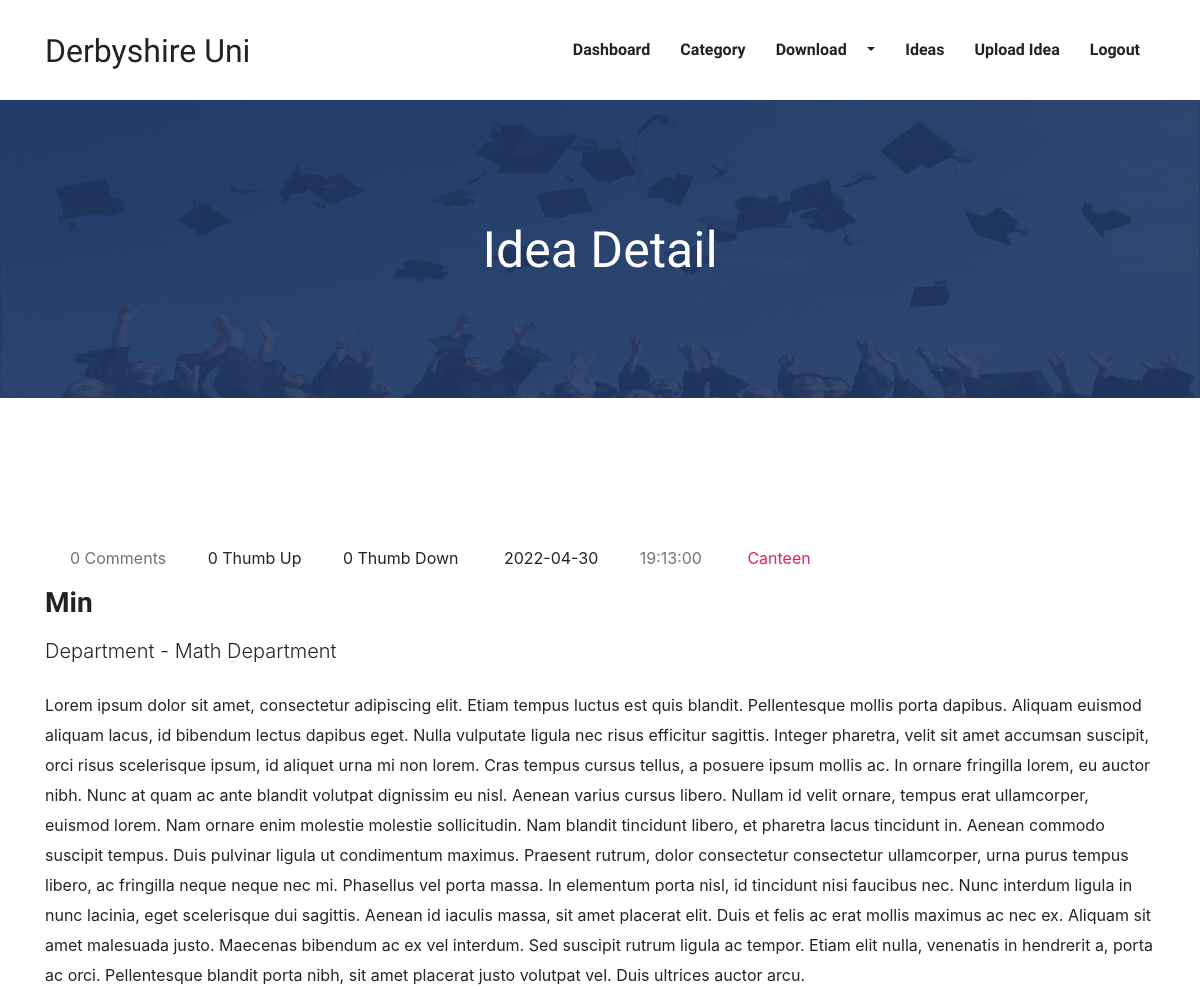
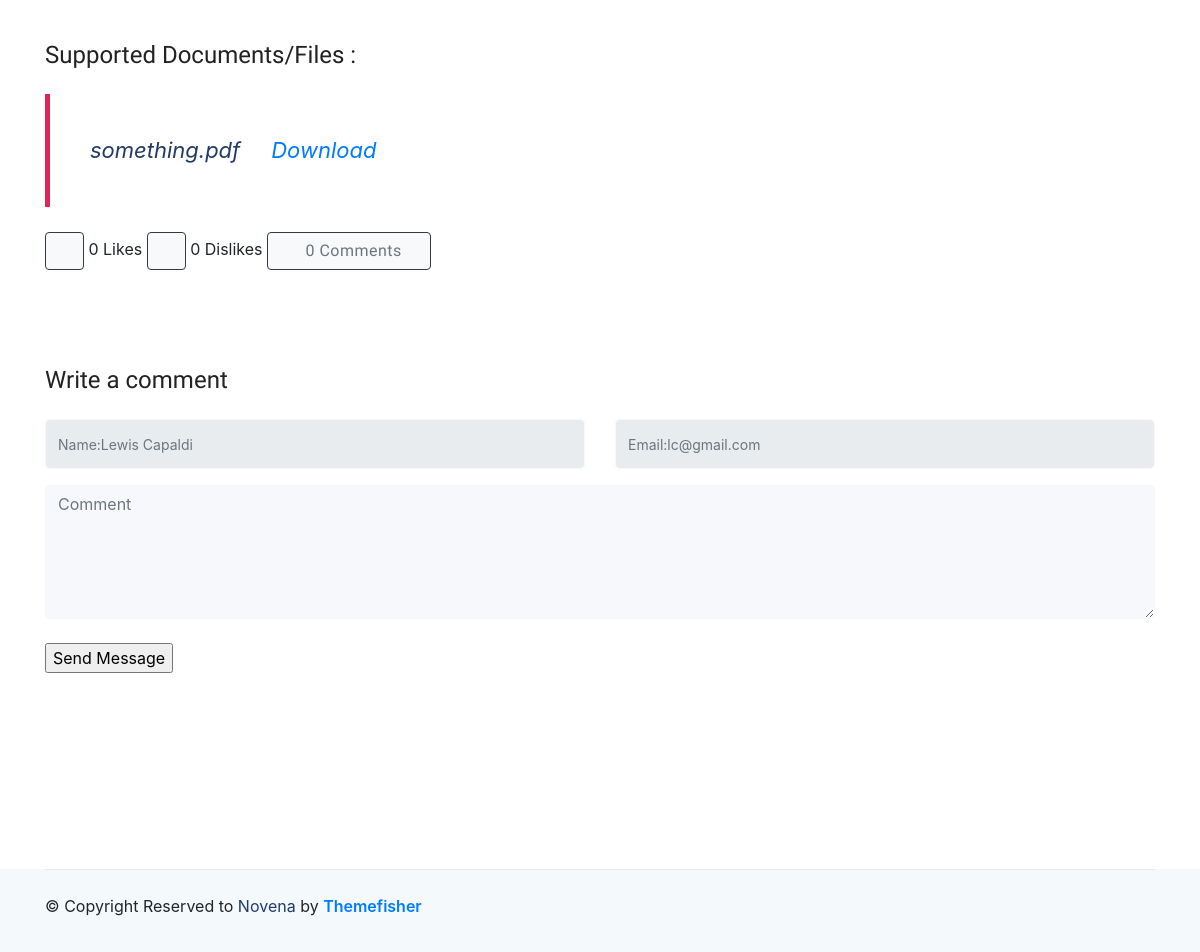
The page /like_unlike.php?ideaIdToDetail=33 (signed in) on the database its author committed (2 pictures, top to bottom).
### tables this page shows
CREATE TABLE `idea` (
  `ideaId` int NOT NULL,
  `qamId` int DEFAULT NULL,
  `qacId` int DEFAULT NULL,
  `staffId` int DEFAULT NULL,
  `adminId` int DEFAULT NULL,
  `categoryId` int DEFAULT NULL,
  `idea` text,
  `document` text,
  `anonymousStatus` tinyint(1) DEFAULT NULL,
  `uploadDate` date DEFAULT NULL,
  `uploadTime` time DEFAULT NULL,
  `thumbUp` int NOT NULL,
  `thumbDown` int NOT NULL
);

CREATE TABLE `category` (
  `categoryId` int NOT NULL,
  `category` varchar(100) NOT NULL
);

CREATE TABLE `staff` (
  `staffId` int NOT NULL,
  `staffName` varchar(50) DEFAULT NULL,
  `staffPhone` varchar(20) DEFAULT NULL,
  `staffEmail` varchar(100) DEFAULT NULL,
  `staffPassword` text,
  `staffAddress` text,
  `status` tinyint(1) DEFAULT NULL,
  `deptId` int DEFAULT NULL
);

CREATE TABLE `department` (
  `deptId` int NOT NULL,
  `department` varchar(100) NOT NULL
);

CREATE TABLE `qam` (
  `qamId` int NOT NULL,
  `qamName` varchar(30) NOT NULL,
  `qamPhone` varchar(22) NOT NULL,
  `qamEmail` varchar(50) NOT NULL,
  `qamPassword` text NOT NULL,
  `qamAddress` text,
  `status` tinyint(1) NOT NULL
);

### like_unlike.php (the view, shortened to what this page needs)
<?php
include "header.php";
if (isset($_REQUEST['ideaIdToDetail'])) {
	$ideaId = $_REQUEST['ideaIdToDetail'];
	$date = "";
	$time = "";
	$category = "";
	$authorname = "";
	$department = "";
	$idea = "";
	$file = "";
	$selectideastmt = $conn->prepare("SELECT * from idea where ideaId=$ideaId");
	$selectideastmt->execute();
	$dataofidea = $selectideastmt->fetch(PDO::FETCH_ASSOC);
	$staffId = $dataofidea['staffId'];
	if ($staffId != 0) {
		$selectstaffpost = $conn->prepare("SELECT i.*,s.*,c.*,d.* from idea i,staff s,category c,department d where i.staffId=s.staffId and i.categoryId=c.categoryId and s.deptId=d.deptId and s.staffId=$staffId and i.ideaId=$ideaId");
		$selectstaffpost->execute();
		$dataofstaffpost = $selectstaffpost->fetch(PDO::FETCH_ASSOC);
		$date = $dataofstaffpost['uploadDate'];
		$time = $dataofstaffpost['uploadTime'];
		$category = $dataofstaffpost['category'];
		$idea = $dataofstaffpost['idea'];
		$anonymous = $dataofstaffpost['anonymousStatus'];
		if ($anonymous == 1) {
			$authorname = "Anonymous Author";
		} else {
			$authorname = $dataofstaffpost['staffName'];
		}
		$file = !empty($dataofstaffpost['document']) ? $dataofstaffpost['document'] : "No File Found";
		$department = $dataofstaffpost['department'];
	}
} else {
}
if ($_SESSION['authortype'] == "qam") {
	$authorid = $_SESSION['authorid'];
	$qmnselect = "Select * from qam where qamId=$authorid";
	$qmnstmt = $conn->prepare($qmnselect);
	$qmnstmt->execute();
	$qmnfetch = $qmnstmt->fetch();
	$qmname = $qmnfetch['qamName'];
	$qmid = $qmnfetch['qamId'];
	$qamEmail = $qmnfetch['qamEmail'];
}
$qmid = !empty($qmid) ? $qmid : null;
$ideaid = $_REQUEST['ideaIdToDetail'];
if ($qmid != null) {
	$usrname = $qmname;
	$usrEmail = $qamEmail;
}
$likes = 1;
$like_count = "SELECT * FROM rating_info WHERE ideaid=:ideaid AND rating_action=:rating_action";
$counts = $conn->prepare($like_count);
$counts->bindParam(":ideaid", $ideaid);
$counts->bindParam(":rating_action", $likes);
$counts->execute();
$like_counts = $counts->rowCount();
$unlikes = 0;
$unlike_count = "SELECT * FROM rating_info WHERE ideaid=:ideaid AND rating_action=:rating_action";
$counts = $conn->prepare($unlike_count);
$counts->bindParam(":ideaid", $ideaid);
$counts->bindParam(":rating_action", $unlikes);
$counts->execute();
$unlike_counts = $counts->rowCount();
$comment_count = "SELECT * FROM comment WHERE ideaid=:ideaid ";
$comment_counts = $conn->prepare($comment_count);
$comment_counts->bindParam(":ideaid", $ideaid);
$comment_counts->execute();
$total_comment = $comment_counts->rowCount();
?>
<section class="page-title" style="background-image: url('images/bg/hat.png') !important; background-size: cover; background-repeat: no-repeat;">
	<div class="container">
		<div class="row">
			<div class="col-md-12">
				<div class="block text-center">
					<h1 class="text-capitalize mb-5 text-lg">Idea Detail</h1>
				</div>
			</div>
		</div>
	</div>
</section>
<section class="section blog-wrap">
	<div class="container">
		<div class="row">
			<div class="col-lg-12">
				<div class="row">
					<div class="col-lg-12 mb-5">
						<div class="single-blog-item">
							<div class="blog-item-content mt-5">
								<div class="blog-item-meta mb-3">
									<span class="text-muted text-capitalize mr-3"><i class="icofont-comment mr-2"></i> <?php echo $total_comment; ?> Comments</span>
									<span class="text-black text-capitalize mr-3"><i class="icofont-thumbs-up mr-1"></i> <?php echo $like_counts; ?> Thumb Up</span>
									<span class="text-black text-capitalize mr-3"><i class="icofont-thumbs-down mr-1"></i> <?php echo $unlike_counts; ?> Thumb Down</span>
									<span class="text-black text-capitalize mr-3"><i class="icofont-calendar mr-2"></i> <?php echo $date; ?> </span>
									<span class="text-muted text-capitalize mr-3"><i class="icofont-clock-time mr-1"></i> <?php echo $time; ?> </span>
									<span class="text-color-2 text-capitalize mr-3"><i class="icofont-book-mark mr-2"></i> <?php echo $category; ?> </span>
								</div>
								<h3 class='mt-3 mb-3'>
									<b><?php echo $authorname; ?></b>
								</h3>
								<?php
								if ($department != "") {
									echo "<p class='lead mb-4'>Department - $department</p>";
								}
								?>
								<p><?php echo $idea; ?></p>
								<br>
								<h4>Supported Documents/Files : </h4>
								<blockquote class="quote">
									<?php echo $file; ?> &nbsp; &nbsp; <a href="eachFileDownload.php?download=<?php echo 'Uploads/' . $file ?>&&ideaIdToDetail=<?php echo $ideaId; ?>"> Download</a><br>
								</blockquote>
								<a href='like_unlike.php?lid&&ideaIdToDetail=<?php echo $ideaId; ?>' class="btn btn-light btn-outline-dark"><i class="icofont-thumbs-up"></i> </a>
								<span id="likeno"><?php echo $like_counts  ?> Likes</span>
								<a href='like_unlike.php?did&&ideaIdToDetail=<?php echo $ideaId; ?>' class="btn btn-light btn-outline-dark"> <i class="icofont-thumbs-down"></i>
								</a>
								<span id="dislikeno"><?php echo $unlike_counts  ?> Dislikes</span>
								<a href="comment_detail.php?ideaIdToComment=<?php echo $ideaId; ?>" class="btn btn-light btn-outline-dark" target="_blank"><span class="text-muted text-capitalize mr-3"><i class="icofont-comment mr-2"></i> <?php echo $total_comment; ?> Comments</span></a>
							</div>
						</div>
					</div>
					<div class="col-lg-12">
						<form class="comment-form my-5" id="comment-form" method="post">
							<h4 class="mb-4">Write a comment</h4>
							<div class="row">
								<div class="col-md-6">
									<div class="form-group">
										<input class="form-control" type="text" name="name" id="name" placeholder="Name:<?php echo $usrname;  ?>" readonly>
									</div>
								</div>
								<div class="col-md-6">
									<div class="form-group">
										<input class="form-control" type="text" name="mail" id="mail" placeholder="Email:<?php echo $usrEmail;  ?>" readonly>
									</div>
								</div>
							</div>
							<textarea class="form-control mb-4" name="comment" id="comment_tf" cols="30" rows="5" placeholder="Comment"></textarea>
							<input type="submit" value="Send Message" name="btnSubmit">
						</form>
					</div>
				</div>
			</div>
		</div>
	</div>
</section>
<?php
include "footer.php";
?>

### css/style.css (style rules this page uses)
html { overflow-x: hidden; }
body { line-height: 1.6; font-family: "Roboto", sans-serif; -webkit-font-smoothing: antialiased; font-size: 16px; color: #6F8BA4; font-weight: 400; }
h1, .h1, h2, .h2, h3, .h3, h4, .h4, h5, .h5, h6, .h6 { font-family: "Exo", sans-serif; font-weight: 700; color: #222; }
h1, .h1 { font-size: 2.5rem; }
h3, .h3 { font-size: 1.5rem; }
h4, .h4 { font-size: 1.3rem; line-height: 30px; }
p { line-height: 30px; }
input[type="email"], input[type="password"], input[type="text"], input[type="tel"] { box-shadow: none; height: 45px; outline: none; font-size: 14px; }
.form-control { box-shadow: none; border-radius: 0; }
.btn { display: inline-block; font-size: 14px; font-size: 0.8125rem; font-weight: 700; letter-spacing: .5px; padding: .75rem 2rem; font-family: "Exo", sans-serif; text-transform: uppercase; border-radius: 5px; border: 2px solid transparent; transition: all .35s ease; }
.section { padding: 100px 0; }
.text-lg { font-size: 3.75rem; }
a { color: #222; text-decoration: none; transition: all .35s ease; }
.page-title { padding: 120px 0px 70px 0px; position: relative; }
.page-title .block h1 { color: #fff; }
.text-lg { font-size: 50px; }
.text-color-2 { color: #e12454; }
.quote { font-size: 22px; color: #223a66; padding: 40px; font-style: italic; border-left: 5px solid #e12454; margin: 25px 0px; }
.comment-form .form-control { background: #f7f8fb; border-radius: 5px; border-color: #f7f8fb; height: 50px; }
.comment-form textarea.form-control { height: auto; }

### rows shown on the page
idea: uploadDate "2022-04-30", uploadTime "19:13:00", categoryId.category "Canteen", staffId.staffName "Min", department.department "Math Department", idea "Lorem ipsum dolor sit amet, consectetur adipiscing elit. Etiam tempus luctus est quis blandit. Pellentesque mollis porta dapibus. Aliquam euismod aliquam lacus, id bibendum lectus dapibus eget. Nulla vulputate ligula nec risus efficitur sagittis. Integer pharetra, velit sit amet accumsan suscipit, orci risus scelerisque ipsum, id aliquet urna mi non lorem. Cras tempus cursus tellus, a posuere ipsum mollis ac. In ornare fringilla lorem, eu auctor nibh. Nunc at quam ac ante blandit volutpat dignissim eu nisl. Aenean varius cursus libero. Nullam id velit ornare, tempus erat ullamcorper, euismod lorem. Nam ornare enim molestie molestie sollicitudin. Nam blandit tincidunt libero, et pharetra…", document "something.pdf"
qam: name "Name:Lewis Capaldi", mail "Email:lc@gmail.com"

### other values the page prints
$total_comment "0"
$like_counts "0"
$unlike_counts "0"
